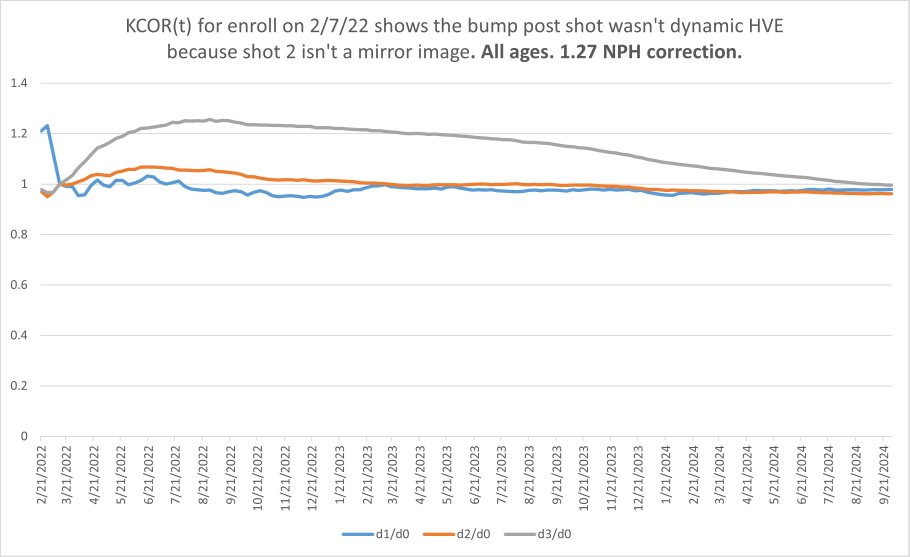
#> input picture data/Czech/v7.3/booster.png, 2728 x 1670 px (shown at 1/3 size)
$ python compare_pngs.py --a ../../../data/Czech/v7.3/booster.png --b ../../../data/Czech/kcor7_theta_trajectory.png
#> lines starting #> are read from the running program, lines starting #| are printed output that depends on the picture
import argparse
import os
from typing import Tuple

import numpy as np
from PIL import Image, ImageDraw, ImageFont


def open_image_rgb(path: str) -> Image.Image:
    img = Image.open(path)
    if img.mode != "RGB":
        img = img.convert("RGB")
    return img


def resize_to_match(a: Image.Image, b: Image.Image) -> Tuple[Image.Image, Image.Image]:
    if a.size == b.size:
        return a, b
    b_resized = b.resize(a.size, Image.LANCZOS)
    return a, b_resized


def compute_metrics(a: Image.Image, b: Image.Image) -> dict:
    a_arr = np.asarray(a).astype(np.float64)
    b_arr = np.asarray(b).astype(np.float64)
    mse = np.mean((a_arr - b_arr) ** 2)
    if mse == 0:
        psnr = float("inf")
    else:
        PIXEL_MAX = 255.0
        psnr = 20 * np.log10(PIXEL_MAX) - 10 * np.log10(mse)

    # Normalized cross-correlation per channel, then average
    def ncc(x, y):
        x0 = x - x.mean()
        y0 = y - y.mean()
        denom = np.sqrt((x0 ** 2).sum() * (y0 ** 2).sum())
        if denom == 0:
            return 0.0
        return float((x0 * y0).sum() / denom)

    ncc_vals = [ncc(a_arr[..., i], b_arr[..., i]) for i in range(3)]
    ncc_mean = float(np.mean(ncc_vals))

    return {
        "mse": float(mse),
        "psnr": float(psnr),
        "ncc_r": float(ncc_vals[0]),
        "ncc_g": float(ncc_vals[1]),
        "ncc_b": float(ncc_vals[2]),
        "ncc_mean": ncc_mean,
    }


def make_side_by_side(a: Image.Image, b: Image.Image, label_a: str, label_b: str) -> Image.Image:
    w, h = a.size
    gap = 10
    title_h = 30
    out = Image.new("RGB", (w * 2 + gap, h + title_h), (255, 255, 255))
    draw = ImageDraw.Draw(out)

    # Optional font (system dependent); fallback to default
    try:
        font = ImageFont.truetype("arial.ttf", 14)
    except Exception:
        font = ImageFont.load_default()

    draw.text((5, 5), label_a, fill=(0, 0, 0), font=font)
    draw.text((w + gap + 5, 5), label_b, fill=(0, 0, 0), font=font)

    out.paste(a, (0, title_h))
    out.paste(b, (w + gap, title_h))
    return out


def main():
    parser = argparse.ArgumentParser(description="Compare two PNGs: side-by-side + metrics")
    parser.add_argument("--a", required=True, help="Our generated PNG path")
    parser.add_argument("--b", required=True, help="Reference PNG path")
    parser.add_argument("--out", default="out/GLM_compare.png", help="Output side-by-side image path")
    parser.add_argument("--report", default="out/GLM_compare.txt", help="Metrics report output path")
    args = parser.parse_args()

    img_a = open_image_rgb(args.a)
#> in open_image_rgb, img is the input picture: PIL image 2728x1670 RGBA; mean R, G, B, A 249.3, 249, 248.9, 255
    img_b = open_image_rgb(args.b)
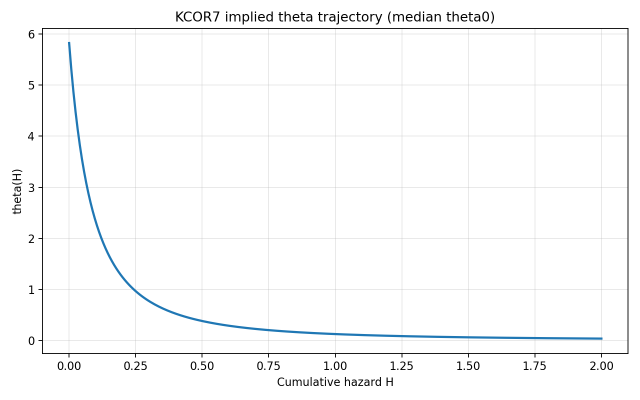
#> input picture data/Czech/kcor7_theta_trajectory.png, 1280 x 800 px (shown at 1/2 size)
#> in open_image_rgb, img is the input picture: PIL image 1280x800 RGBA; mean R, G, B, A 249.4, 250, 250.4, 255
    img_a, img_b = resize_to_match(img_a, img_b)
#> in resize_to_match, `b_resized = b.resize(a.size, Image.LANCZOS)`:
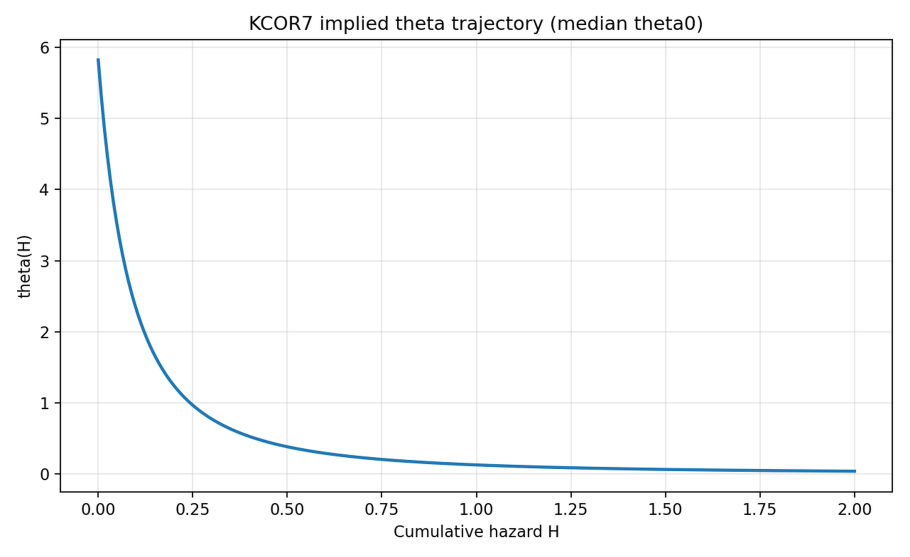
#> b_resized: PIL image 2728x1670 RGB (shown at 1/3 size); mean R, G, B 249.2, 249.8, 250.2

    metrics = compute_metrics(img_a, img_b)
#> in compute_metrics, `mse = np.mean((a_arr - b_arr) ** 2)`: mse = 1546.9
#> in compute_metrics, `psnr = 20 * np.log10(PIXEL_MAX) - 10 * np.log10(mse)`: psnr = 16.24
#> in ncc, `x0 = x - x.mean()`:
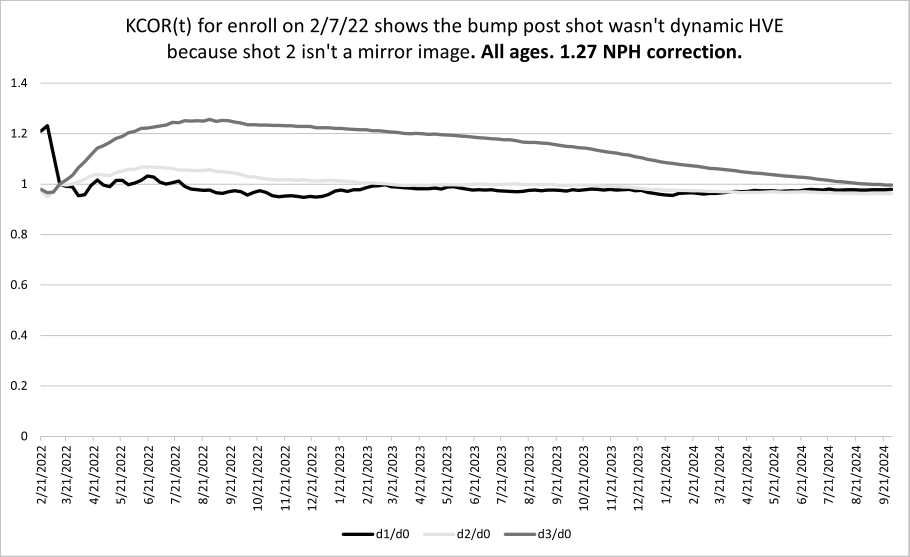
#> x0: shape (1670, 2728) float64 (shown at 1/3 size); min -160.3, max 5.73, mean -9.39e-16; drawn with min black and max white
#> in ncc, `denom = np.sqrt((x0 ** 2).sum() * (y0 ** 2).sum())`: denom = 3.87e+09
#> in ncc (call 3), `x0 = x - x.mean()`:
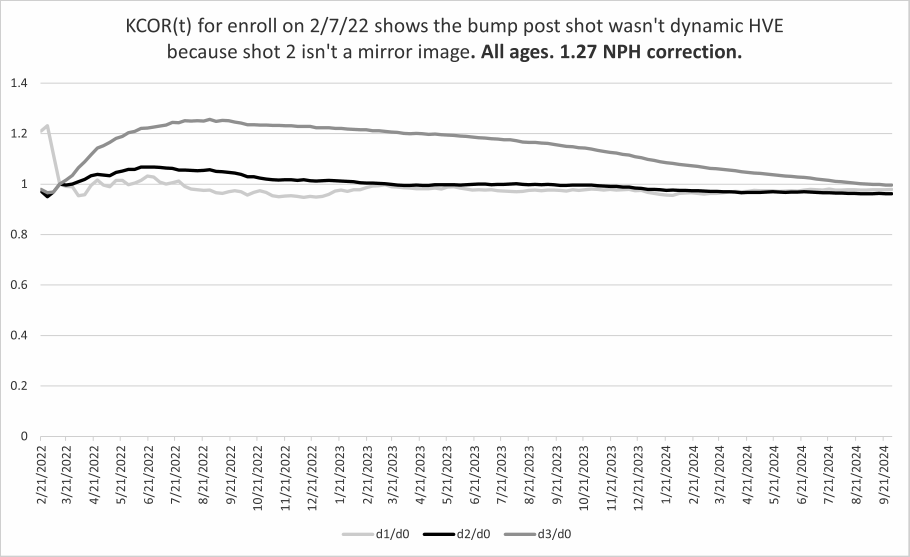
#> x0: shape (1670, 2728) float64 (shown at 1/3 size); min -199.9, max 6.13, mean 1.16e-14; drawn with min black and max white
#> in ncc (call 3), `denom = np.sqrt((x0 ** 2).sum() * (y0 ** 2).sum())`: denom = 3.57e+09
#> in compute_metrics, `ncc_vals = [ncc(a_arr[..., i], b_arr[..., i]) for i in range(3)]`: ncc_vals = [0.0424, 0.0424, 0.0386]
#> in compute_metrics, `ncc_mean = float(np.mean(ncc_vals))`: ncc_mean = 0.0411
#> metrics = {'mse': 1546.9, 'psnr': 16.24, 'ncc_r': 0.0424, 'ncc_g': 0.0424, 'ncc_b': 0.0386, 'ncc_mean': 0.0411}
    side = make_side_by_side(img_a, img_b, label_a=os.path.basename(args.a), label_b=os.path.basename(args.b))
#> in make_side_by_side, `out = Image.new("RGB", (w * 2 + gap, h + title_h), (255, 255, 255))`: out: PIL image 5466x1700 RGB; every value is 255
#> in make_side_by_side, `out.paste(a, (0, title_h))`:
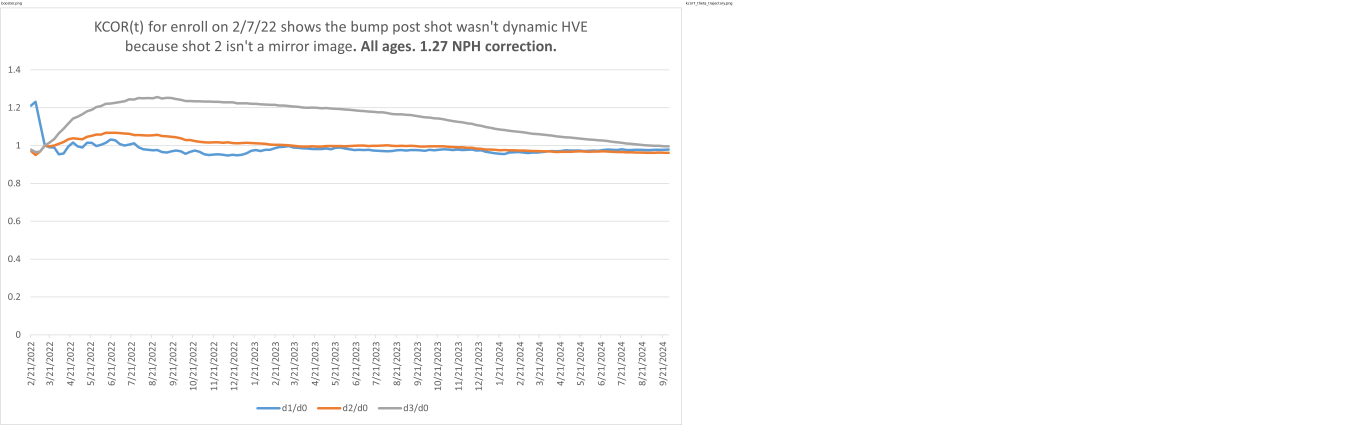
#> out: PIL image 5466x1700 RGB (shown at 1/4 size); mean R, G, B 252.2, 252, 252
#> in make_side_by_side, `out.paste(b, (w + gap, title_h))`:
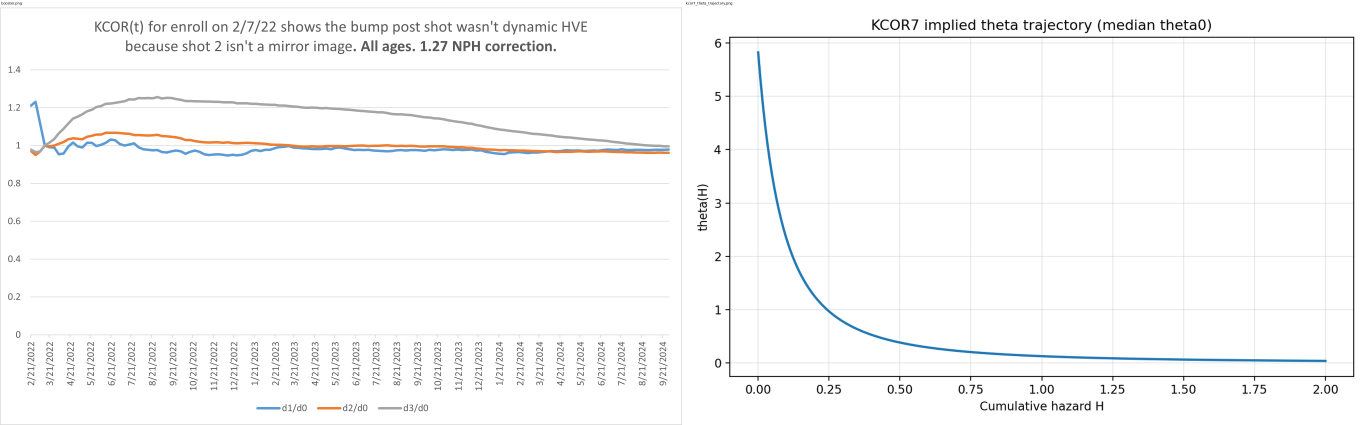
#> out: PIL image 5466x1700 RGB (shown at 1/4 size); mean R, G, B 249.3, 249.5, 249.6

    os.makedirs(os.path.dirname(args.out), exist_ok=True)
    side.save(args.out)

    os.makedirs(os.path.dirname(args.report), exist_ok=True)
    with open(args.report, "w", encoding="utf-8") as f:
        for k, v in metrics.items():
            f.write(f"{k}: {v}\n")
#> this loop made 6 passes
#> (k, v) on passes 1 to 6: ('mse', 1546.9), ('psnr', 16.24), ('ncc_r', 0.0424), ('ncc_g', 0.0424), ('ncc_b', 0.0386), ('ncc_mean', 0.0411)

    print("Saved:", args.out)
    print("Report:", args.report)
    for k, v in metrics.items():
        print(f"{k}: {v}")


if __name__ == "__main__":
    main()
